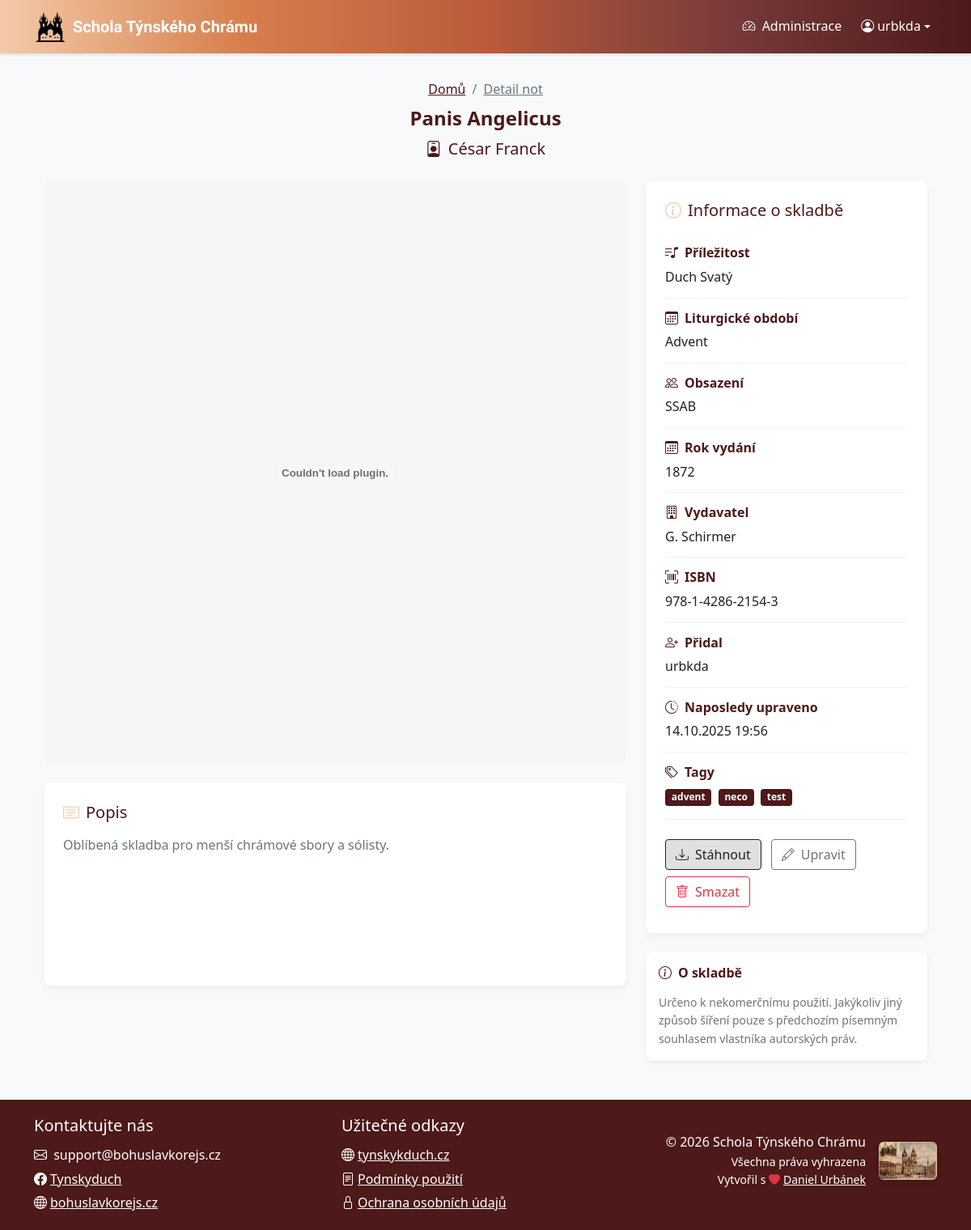
Page /noty/panis-angelicus (signed in) on the earlier database version.
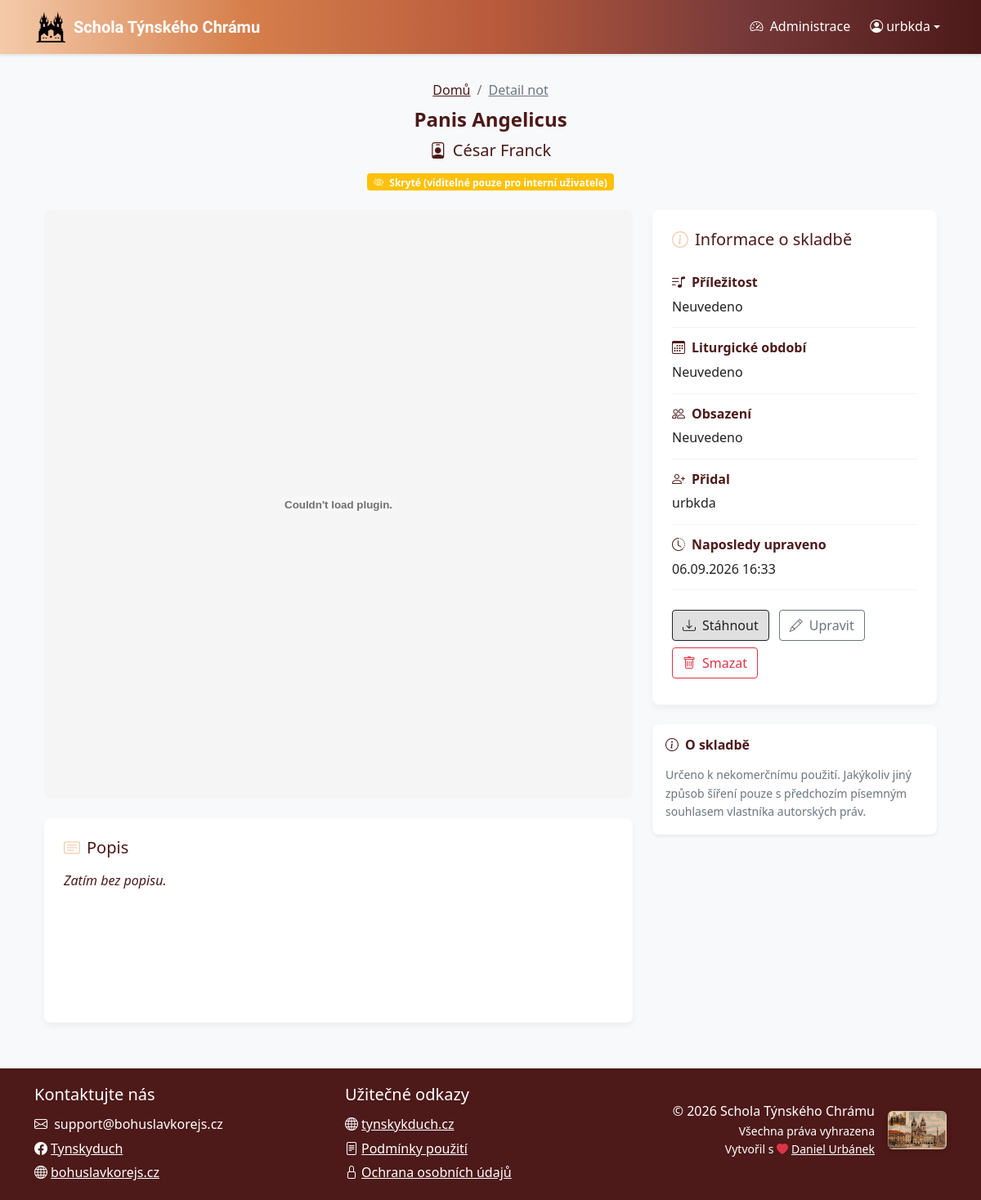
Same page on the later database version.
### sheet_music_app/models.py (models this page shows, shortened)
class Sheet(models.Model):
    CAST_CHOICES = [
        ("SATB", "SATB"),
        ("SSATB", "SSATB"),
        ("SSAA", "SSAA"),
        ("SSAB", "SSAB"),
        ("SSA", "SSA"),
        ("SAT", "SAT"),
        ("SAB", "SAB"),
        ("UNISON", "Unisono"),
        ("OTHER", "Jiné")
    ]
    SEASON_CHOICES = [
        ("ADVENT", "Advent"),
        ("CHRISTMAS", "Vánoce"),
        ("LENT", "Půst"),
        ("EASTER", "Velikonoce"),
        ("PENTECOST", "Letnice"),
        ("HOLY_TRINITY", "Nejsvětější Trojice"),
        ("INTERLUDE", "Mezidobí"),
        ("OTHER", "Žádné")
    ]
    USE_CHOICES = [
        ("HYMNS", "Chvalozpěvy"),
        ("EUCHARIST", "Eucharistie"),
        ("HOLY_SPIRIT", "Duch Svatý"),
        ("VIRGIN_MARY", "Panna Maria"),
        ("SAINTS", "Svatí"),
        ("WEDDINGS", "Svatební obřady"),
        ("FUNERAL", "Pohřebí obřady"),
        ("FOLK", "Lidové písně"),
        ("MINE", "Hornické písně"),
        ("OTHER", "Ostatní")
    ]
    title = models.CharField(max_length=200)
    composer = models.CharField(max_length=200)
    arranger = models.CharField(max_length=200, blank=True, null=True)
    cast = models.CharField(choices=CAST_CHOICES, blank=True, null=True, max_length=10)
    season = models.CharField(choices=SEASON_CHOICES, blank=True, null=True, max_length=50)
    use = models.CharField(choices=USE_CHOICES, blank=True, null=True, max_length=50)
    publication_year = models.IntegerField(blank=True, null=True)
    publisher = models.CharField(max_length=200, blank=True, null=True)
    isbn = models.CharField(max_length=20, blank=True, null=True)
    description = models.TextField(blank=True, null=True)
    date_created = models.DateTimeField(auto_now_add=True)
    date_modified = models.DateTimeField(auto_now=True)
    created_by = models.ForeignKey('auth.User', on_delete=models.CASCADE)
    modified_by = models.ForeignKey('auth.User', on_delete=models.CASCADE, related_name='modified_sheets')
    sheet_file = models.FileField()
    preview_image = models.ImageField(blank=True, null=True)
    public = models.BooleanField(default=False)
    slug = models.SlugField(max_length=255, unique=True, blank=True, null=True)
    tags = models.ManyToManyField(Tag, blank=True, related_name="sheets")

class Tag(models.Model):
    name = models.CharField(max_length=50, unique=True)
    class Meta:
        ordering = ["name"]

### sheet_music_app/views.py (the view)
# urls.py: path("noty/<slug:slug>", views.sheet_profile, name="sheet_profile"),
@login_required(login_url='login')
def sheet_profile(request, slug):
    sheet = get_object_or_404(Sheet, slug=slug)
    return render(request, "sheet_profile.html", {"sheet": sheet})

### sheet_music_app/context_processors.py (called while the page is built)
def turnstile(request):
    return {"TURNSTILE_SITE_KEY": settings.TURNSTILE_SITE_KEY}

### sheet_music_app/templatetags/permissions.py (called while the page is built)
@register.filter(name='is_editor')
def is_editor(user):
    if not hasattr(user, 'is_authenticated'):
        return False
    return user.is_authenticated and (user.is_staff or user.is_superuser)

@register.filter(name='is_superuser')
def is_superuser(user):
    if not hasattr(user, 'is_authenticated'):
        return False
    return user.is_authenticated and (user.is_superuser)

### sheet_music_app/templates/sheet_profile.html (shortened to what the changed rows need)
{% extends 'base.html' %}
{% load static %}
{% load permissions %}
{% block content %}
<div class="container mb-3">
    <div class="sheet-header">
        <div class="sheet-header-content text-center">
            <nav aria-label="breadcrumb" class="d-flex justify-content-center">
                <ol class="breadcrumb mb-2 mt-2">
                </ol>
            </nav>
            <h1 class="fw-bold mb-2">{{ sheet.title }}</h1>
            <p class="lead mb-2">
                <i class="bi bi-person-badge me-2"></i>{{ sheet.composer }}
            </p>
            {% if not sheet.public %}
                <span class="badge bg-warning mt-1 mb-2">
                    <i class="bi bi-eye-slash me-1"></i> Skryté (viditelné pouze pro interní uživatele)
                </span>
            {% endif %}
        </div>
    </div>
</div>
<div class="container">
    <div class="row">
        <div class="col-lg-8">
            <div class="description-box">
                <div class="text-muted">
                    {% if sheet.description %}
                        {{ sheet.description|linebreaks }}
                    {% else %}
                        <em class="text-secondary">Zatím bez popisu.</em>
                    {% endif %}
                </div>
            </div>
        </div>
        <div class="col-lg-4">
            <div class="sheet-meta mb-4">
                <div class="meta-item">
                    <div class="meta-label">
                        <i class="bi bi-music-note-list me-2"></i><strong>Příležitost</strong>
                    </div>
                    <div class="meta-value">
                        {{ sheet.get_use_display|default:"Neuvedeno" }}
                    </div>
                </div>
                <div class="meta-item">
                    <div class="meta-label">
                        <i class="bi bi-calendar3 me-2"></i><strong>Liturgické období</strong>
                    </div>
                    <div class="meta-value">
                        {{ sheet.get_season_display|default:"Neuvedeno" }}
                    </div>
                </div>
                <div class="meta-item">
                    <div class="meta-label">
                        <i class="bi bi-people me-2"></i><strong>Obsazení</strong>
                    </div>
                    <div class="meta-value">
                        {{ sheet.get_cast_display|default:"Neuvedeno" }}
                    </div>
                </div>
                {% if sheet.publication_year %}
                <div class="meta-item">
                    <div class="meta-label">
                        <i class="bi bi-calendar3 me-2"></i><strong>Rok vydání</strong>
                    </div>
                    <div class="meta-value">
                        {{ sheet.publication_year }}
                    </div>
                </div>
                {% endif %}
                {% if sheet.publisher %}
                <div class="meta-item">
                    <div class="meta-label">
                        <i class="bi bi-building me-2"></i><strong>Vydavatel</strong>
                    </div>
                    <div class="meta-value">
                        {{ sheet.publisher }}
                    </div>
                </div>
                {% endif %}
                {% if sheet.isbn %}
                <div class="meta-item">
                    <div class="meta-label">
                        <i class="bi bi-upc-scan me-2"></i><strong>ISBN</strong>
                    </div>
                    <div class="meta-value">
                        {{ sheet.isbn }}
                    </div>
                </div>
                {% endif %}
                <div class="meta-item">
                    <div class="meta-label">
                        <i class="bi bi-person-plus me-2"></i><strong>Přidal</strong>
                    </div>
                    <div class="meta-value">
                        {{ sheet.created_by.get_full_name|default:sheet.created_by.username }}
                    </div>
                </div>
                <div class="meta-item">
                    <div class="meta-label">
                        <i class="bi bi-clock-history me-2"></i><strong>Naposledy upraveno</strong>
                    </div>
                    <div class="meta-value">
                        {{ sheet.date_modified|date:"d.m.Y H:i" }}
                    </div>
                </div>
                {% if sheet.tags.all %}
                <div class="meta-item">
                    <div class="meta-label">
                        <i class="bi bi-tags me-2"></i><strong>Tagy</strong>
                    </div>
                    <div class="meta-value">
                        {% for tag in sheet.tags.all %}
                            <span class="badge bg-secondary me-1 mb-1">{{ tag.name }}</span>
                        {% empty %}
                            <span class="text-muted">Žádné</span>
                        {% endfor %}
                    </div>
                </div>
                {% endif %}
            </div>
        </div>
    </div>
</div>
{% endblock %}

Differences in the rows shown:
no longer on this page (row unchanged): Tag: name "advent"
no longer on this page (row unchanged): Tag: name "neco"
no longer on this page (row unchanged): Tag: name "test"
changed Sheet "Panis Angelicus": public True → False (drawn); use "Duch Svatý" → "Neuvedeno"; season "Advent" → "Neuvedeno"; cast "SSAB" → "Neuvedeno"; date_modified "14.10.2025 19:56" → "06.09.2026 16:33"; description "Oblíbená skladba pro menší chrámové sbory a sólisty." → (not shown); publication_year "1872" → (not shown); publisher "G. Schirmer" → (not shown); isbn "978-1-4286-2154-3" → (not shown)
Other differences:
text no longer shown: "Rok vydání Vydavatel ISBN Tagy"
text now shown: "Skryté (viditelné pouze pro interní uživatele) Zatím bez popisu."
